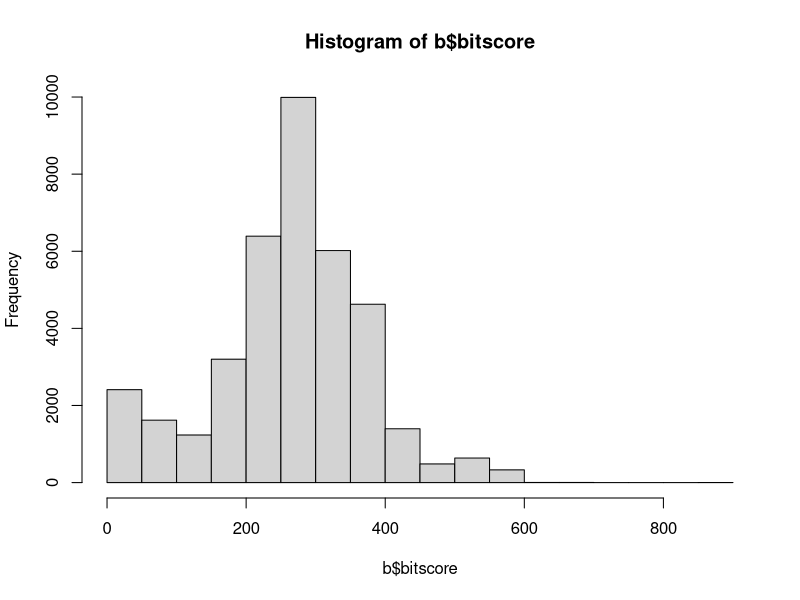
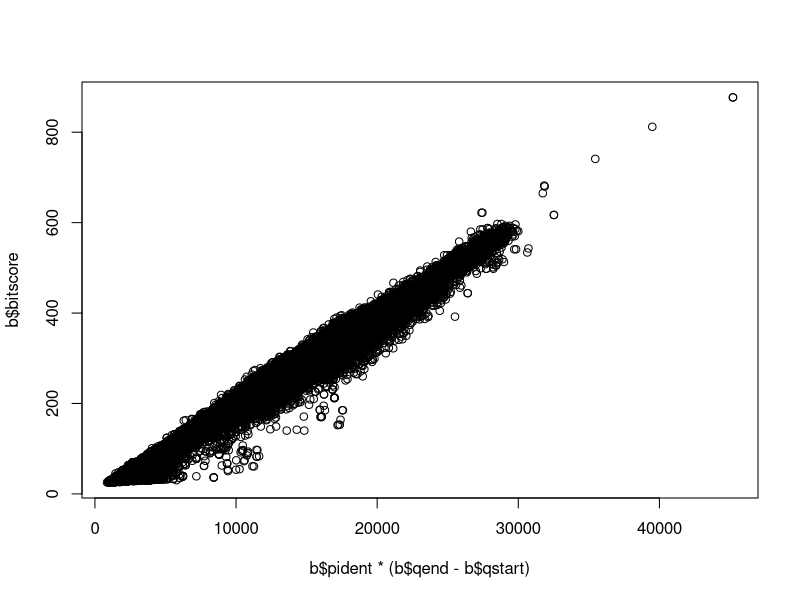
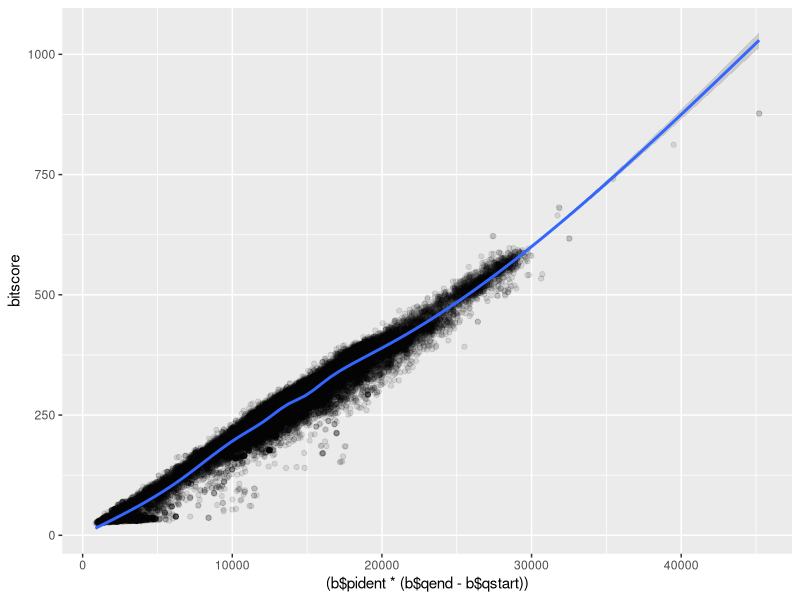

R code for these plots, in order:
## ---- chunk 1
b <- read.table(file = "mm-second.x.zebrafish.tsv", col.names = c("qseqid", "sseqid", "pident", "length", "mismatch", "gapopen", "qstart", "qend", "sstart", "send", "evalue", "bitscore"))
## ---- chunk 2
hist(b$bitscore, 30)
## ---- chunk 3
plot(b$pident  * (b$qend - b$qstart), b$bitscore)
## ---- chunk 4
library(ggplot2)
ggplot(b, aes((b$pident * (b$qend - b$qstart)), bitscore)) + geom_point(alpha=0.1) + geom_smooth()
